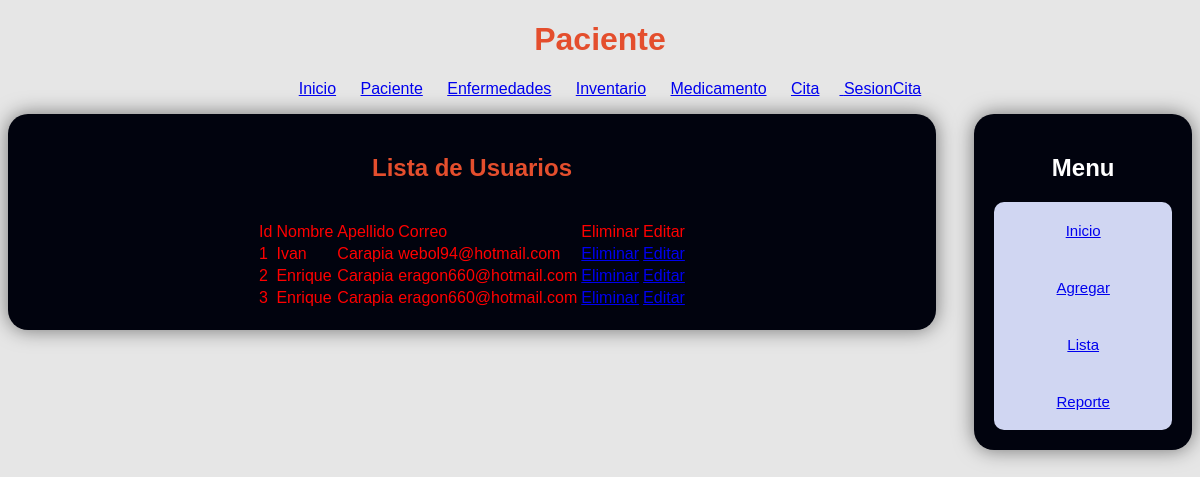
The page /pacientelista.php on the database its author committed.
### tables this page shows
CREATE TABLE `usuarios` (
  `IdUsuario` int(11) NOT NULL,
  `Nombre` varchar(40) NOT NULL,
  `ApellidoP` varchar(40) NOT NULL,
  `ApellidoM` varchar(40) NOT NULL,
  `Telefono` varchar(20) NOT NULL,
  `Correo` varchar(60) NOT NULL,
  `Edad` int(11) NOT NULL,
  `IdEstado` int(11) NOT NULL,
  `IdSeguro` int(11) NOT NULL
);

### pacientelista.php (the view, shortened to what this page needs)
<?php
 require_once('Conexion.php');
$verUsuarios="SELECT * From usuarios ";
$resultadousuario= $conexion->query($verUsuarios);
 ?>
<!DOCTYPE html>
<html lang="es">
<head>
	<link rel="stylesheet" type="text/css" href="estilo.css">
</head>
<body>
	<div id='contenido'>
		<header>
			<hgroup>
			<h1>Paciente</h1>
			</hgroup>
		<nav>
			<ul>
			<li><a href="index.php" > Inicio</a></li>
			<li><a href="PacienteAgregar.php">Paciente</a></li>
			<li><a href="enfermedadAgregar.php">Enfermedades</a></li>
			<li><a href="InventarioAgregar.php">Inventario</a></li>
			<li><a href="medicamentoAgregar.php">Medicamento</a></li>
			<li><a href="citaagregar.php ">Cita</li>
			<li><a href="sesion.php ">SesionCita</a></li>
			</ul>
		</nav>
		</header>
		<section>
			<div id='principal'>
					<div id='formulariosd'>
					<center>
						<hgroup>
							  <h1>Lista de Usuarios</h1>
						</hgroup>
<br/>
<table>
		<td>Id</td>
		<td>Nombre</td>
		<td>Apellido</td>
		<td>Correo</td>
		<td>Eliminar</td>
		<td>Editar</td>
	<?php while($Usuarios= $resultadousuario->fetch_object()) { ?>
		<tr>
		<td> <?php echo $Usuarios->IdUsuario; ?></td>
		<td> <?php echo $Usuarios->Nombre; ?></td>
		<td> <?php echo $Usuarios->ApellidoP ; ?></td>
		<td> <?php echo $Usuarios->Correo; ?></td>
		<td><?php echo "<a href='pacientelista.php?eliminar={$Usuarios-> IdUsuario}'>Eliminar</a>";?></td>
		<td><?php echo "<a href='pacienteeditar.php?eliminar={$Usuarios-> IdUsuario}'>Editar</a>";?></td>
		</tr>
		<?php } ?>
</table>
</center>
					</div>
					<div id='menusd'>
						<hgroup>
							<h2>Menu</h2>
							</hgroup>
								<ul>
									<li><a href="index.php" ">Inicio</a></li>
									<li><a href="PacienteAgregar.php" ">Agregar</a></li>
									<li><a href="Pacientelista.php" ">Lista</a></li>
									<li><a href="Reporte.php ">Reporte</a></li>
								</ul>
					</div>
			</div>
		</section>
	</div>
</body>
</html>

### estilo.css (style rules this page uses)
body { background-color:#E6E6E6; font-family: "Helvetica", Arial; }
#contenido { margin: 0 auto; text-align: center; }
h1 { color:#e44e2d; }
nav ul li { display: inline-block; margin-right: 20px; color: #1d1d1d; cursor: pointer; }
#principal { width: 100%; height: 100%; }
#formulariosd { width: 75%; height: 92%; background-color:#01030E; color: red; text-align: left; border-radius: 20px; padding: 20px; float: left; border-radius: 20px; box-shadow: 0px 0px 20px rgba(0,0,0,.5); }
#menusd ul { width: 100%; height: 92%; background-color: #D0D6F2; display: block; margin:0; padding: 0; width: 100%; border-radius: 10px; }
#menusd li { list-style: none; display: block; width: 100% height: auto; color: #01030E; font-size: 15px; padding: 20px; text-align: center; }
#menusd li { -webkit-transition:all .9s ease; -moz-transition: all .9s ease; -ms-transition: all .9 ease; transition: all .9s ease; }
#menusd { width: 15%; height: 100%; background-color:#01030E; color:#fff; text-align: center; border-radius: 20px; margin: 0 auto; padding: 20px; float: right; border-radius: 20px; box-shadow: 0px 0px 20px rgba(0,0,0,.5); }

### rows shown on the page
usuarios: IdUsuario "1", Nombre "Ivan", ApellidoP "Carapia", Correo "webol94@hotmail.com"
usuarios: IdUsuario "2", Nombre "Enrique", ApellidoP "Carapia", Correo "eragon660@hotmail.com"
usuarios: IdUsuario "3", Nombre "Enrique", ApellidoP "Carapia", Correo "eragon660@hotmail.com"
